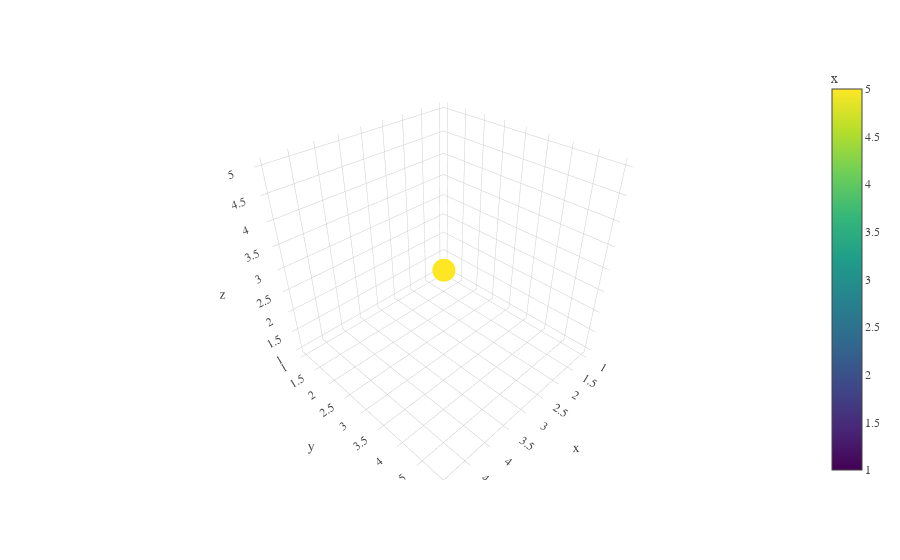

Notebook code for this chart:
### Code cell
# Sample data
data = {
    'x': [1, 2, 3, 4, 5],
    'y': [1, 2, 3, 4, 5],
    'z': [1, 2, 3, 4, 5]
}

# Create a 3D scatter plot using plotly express
fig = px.scatter_3d(
    data, 
    x='x', 
    y='y', 
    z='z', 
    color='x', 
    color_continuous_scale='Viridis',
    template='xgridoff',
)

# Customize the axis titles and colors
fig.update_layout(
    font_family="Computer Modern"
)

fig.show()

### Figure 1 — Plotly figure (JSON) as saved in the notebook; plotly's stock layout.template omitted (floating-point values rounded to 4 significant figures)
{"data": [{"hovertemplate": "x=%{marker.color}<br>y=%{y}<br>z=%{z}<extra></extra>", "legendgroup": "", "marker": {"color": [1, 2, 3, 4, 5], "coloraxis": "coloraxis", "symbol": "circle"}, "mode": "markers", "name": "", "scene": "scene", "showlegend": false, "type": "scatter3d", "x": [1, 2, 3, 4, 5], "y": [1, 2, 3, 4, 5], "z": [1, 2, 3, 4, 5]}], "layout": {"coloraxis": {"colorbar": {"title": {"text": "x"}}, "colorscale": [[0, "#440154"], [0.1111, "#482878"], [0.2222, "#3e4989"], [0.3333, "#31688e"], [0.4444, "#26828e"], [0.5556, "#1f9e89"], [0.6667, "#35b779"], [0.7778, "#6ece58"], [0.8889, "#b5de2b"], [1, "#fde725"]]}, "font": {"family": "Computer Modern"}, "legend": {"tracegroupgap": 0}, "margin": {"t": 60}, "scene": {"domain": {"x": [0, 1], "y": [0, 1]}, "xaxis": {"title": {"text": "x"}}, "yaxis": {"title": {"text": "y"}}, "zaxis": {"title": {"text": "z"}}}}}
